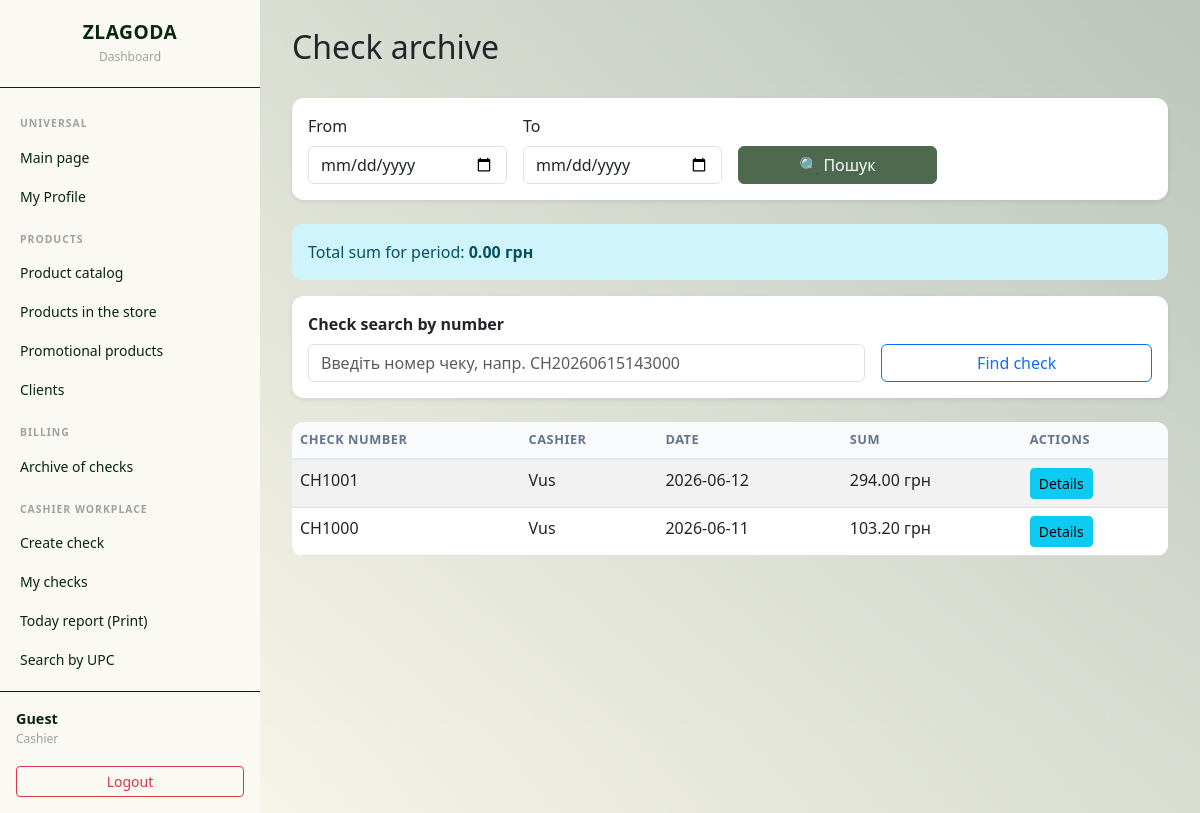
/check/my-period (signed in), run on an earlier commit of the app's database.
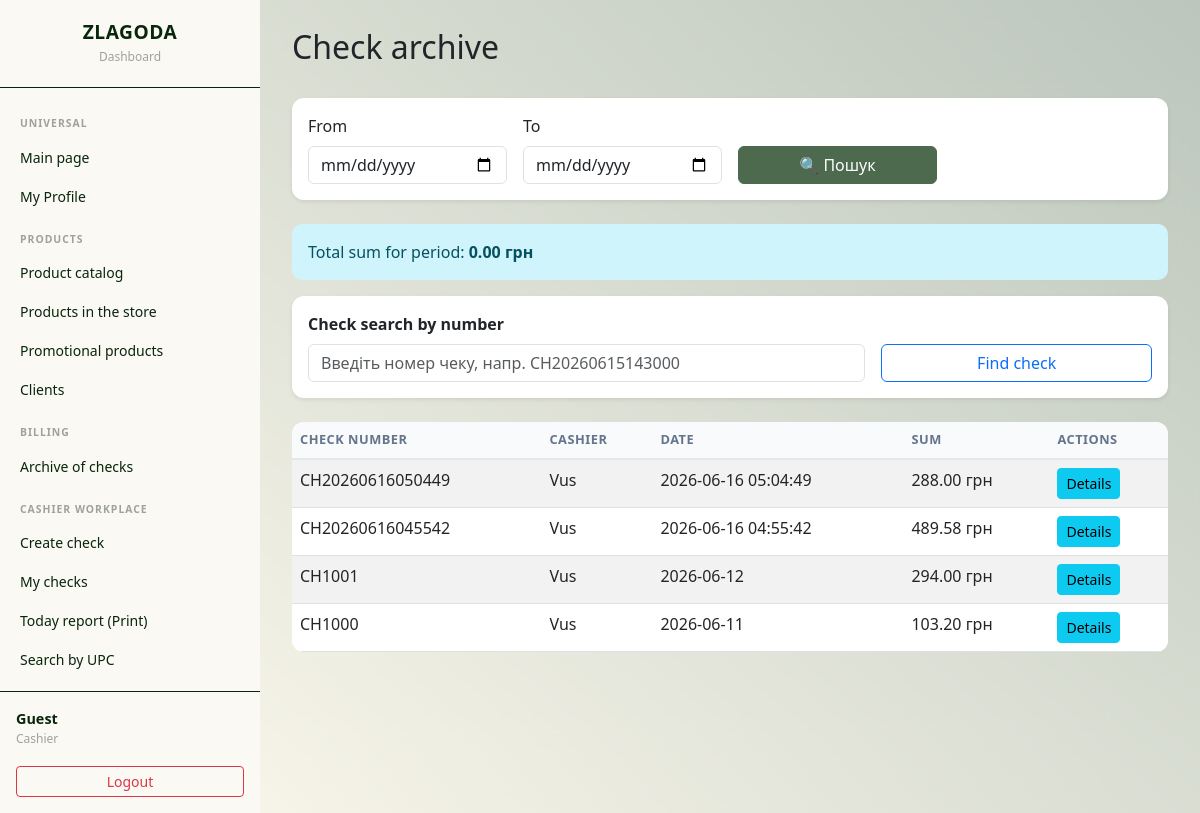
And on a later commit of the database.
### tables this page shows
CREATE TABLE Check_bill(
        check_number TEXT PRIMARY KEY,
        id_employee TEXT NOT NULL,
        card_number TEXT, 
        print_date TEXT NOT NULL,
        sum_total REAL NOT NULL CHECK(sum_total >= 0),
        vat REAL NOT NULL CHECK(vat >= 0),
        FOREIGN KEY (id_employee) REFERENCES Employee(id_employee)
            ON UPDATE CASCADE ON DELETE NO ACTION,
        FOREIGN KEY (card_number) REFERENCES Customer_Card(card_number)
            ON UPDATE CASCADE ON DELETE NO ACTION
    );

CREATE TABLE Employee(
        id_employee TEXT PRIMARY KEY,
        empl_surname TEXT NOT NULL,
        empl_name TEXT NOT NULL,
        empl_patronymic TEXT,
        empl_role TEXT NOT NULL, 
        salary REAL NOT NULL CHECK(salary >= 0),
        date_of_birth TEXT NOT NULL,
        date_of_start TEXT NOT NULL,
        phone_number TEXT NOT NULL CHECK(length(phone_number) <= 13),
        city TEXT NOT NULL,
        street TEXT NOT NULL,
        zip_code TEXT NOT NULL,
        password_hash TEXT NOT NULL
    );

### backend/check.py (the view)
@check_bp.route('/my-period')
@login_required
@roles_required('Cashier')
def my_checks():
    date_from = request.args.get('date_from', '')
    date_to = request.args.get('date_to', '')
    query = '''
        SELECT cb.*, e.empl_surname
        FROM Check_bill cb
        JOIN Employee e ON cb.id_employee = e.id_employee
        WHERE cb.id_employee = ?
    '''
    params = [session['user_id']]
    if date_from:
        query += " AND DATE(cb.print_date) >= DATE(?)"
        params.append(date_from)
    if date_to:
        query += " AND DATE(cb.print_date) <= DATE(?)"
        params.append(date_to)
    query += " ORDER BY cb.print_date DESC"
    conn = get_db_connection()
    checks = conn.execute(query, params).fetchall()
    conn.close()
    return render_template('check/list.html', checks=checks, cashiers=[])

### app.py (called while the page is built)
@app.context_processor          # ← ДОДАЙ ЦЕЙ БЛОК
def inject_today():
    return {'today': date.today().strftime('%Y-%m-%d')}

### backend/initdb.py (called while the page is built)
def get_db_connection():
    conn = sqlite3.connect(DB_PATH)
    conn.row_factory = sqlite3.Row
    conn.execute("PRAGMA foreign_keys = ON;")
    return conn

### templates/check/list.html (shortened to what this page needs)
{% extends 'base.html' %}
{% block content %}
<div class="d-flex justify-content-between align-items-center mb-4">
    <h2>Check archive</h2>
</div>
<div class="card mb-4 shadow-sm">
    <div class="card-body">
        <form method="GET" action="{{ url_for('check.list_checks') }}" class="row g-3 align-items-end">
            <div class="col-md-3">
                <label class="form-label">From</label>
                <input type="date" name="date_from" class="form-control" value="{{ date_from }}">
            </div>
            <div class="col-md-3">
                <label class="form-label">To</label>
                <input type="date" name="date_to" class="form-control" value="{{ date_to }}">
            </div>
            <div class="col-md-3">
                <button type="submit" class="btn btn-primary w-100">🔍 Пошук</button>
            </div>
        </form>
    </div>
</div>
<div class="alert alert-info">
    Total sum for period: <strong>{{ "%.2f"|format(total_sum | default(0)) }} грн</strong>
</div>
{% if session.get('role') == 'Cashier' %}
<div class="card mb-4 shadow-sm">
    <div class="card-body">
        <form method="GET" action="{{ url_for('check.search_check_by_number') }}" class="row g-3 align-items-end">
            <div class="col-md-8">
                <label class="form-label fw-bold">Check search by number</label>
                <input type="text" name="check_number" class="form-control"
                       placeholder="Введіть номер чеку, напр. CH20260615143000"
                       value="{{ request.args.get('check_number', '') }}">
            </div>
            <div class="col-md-4">
                <button type="submit" class="btn btn-outline-primary w-100">Find check</button>
            </div>
        </form>
    </div>
</div>
{% endif %}
<table class="table table-striped table-hover">
    <thead class="table-dark">
        <tr>
            <th>Check number</th>
            <th>Cashier</th>
            <th>Date</th>
            <th>Sum</th>
            <th>Actions</th> </tr>
    </thead>
    <tbody>
        {% for chk in checks %}
        <tr>
            <td>{{ chk.check_number }}</td>
            <td>{{ chk.empl_surname }}</td>
            <td>{{ chk.print_date }}</td>
            <td>{{ "%.2f"|format(chk.sum_total) }} грн</td>
            <td>
                <a href="{{ url_for('check.view_check', check_number=chk.check_number) }}" class="btn btn-sm btn-info">
                    Details
                </a>
            </td>
        </tr>
        {% else %}
        <tr>
            <td colspan="5" class="text-center">No check found</td>
        </tr>
        {% endfor %}
    </tbody>
</table>
{% endblock %}

What changed in the data, as far as the page shows it:
added Check_bill: check_number "CH20260616050449", empl_surname "Vus", print_date "2026-06-16 05:04:49", sum_total "288.00"
added Check_bill: check_number "CH20260616045542", empl_surname "Vus", print_date "2026-06-16 04:55:42", sum_total "489.58"
